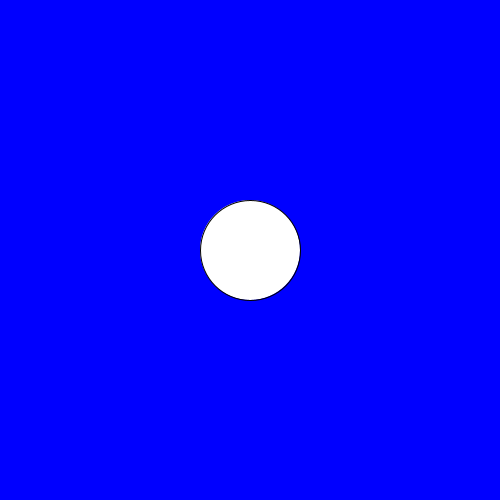
Frame 1 (no input)
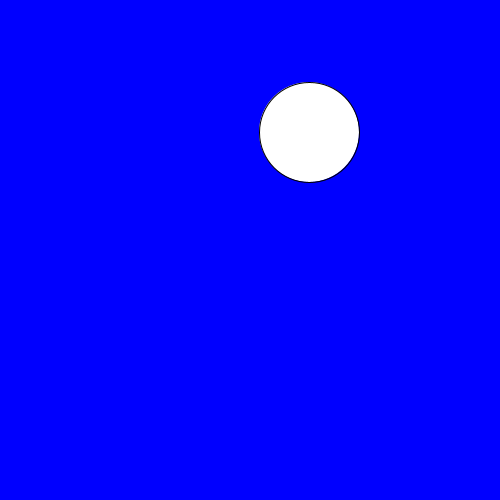
Frame 60 (the mouse pressed at the canvas centre just before this capture)
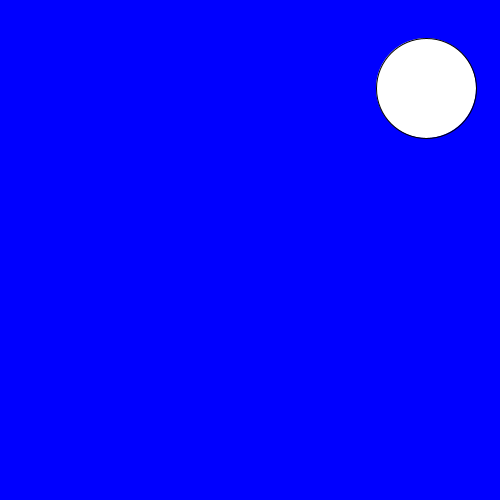
Frame 120 (the mouse held since frame 60 and released just before this capture)

The Processing sketch that drew these frames (run headless with seeded random() and noise(); from frame 60 on, the mouse is pressed at the canvas centre):

// Processing sketch: bouncingBall
// ── bouncingBall.pde
int x, y; 
int size; 

int xSpeed, ySpeed; 

void setup(){
  size(500, 500); 
  x = width/2; 
  y = height/2; 
  
  xSpeed = int(random(-5, 5)); 
  ySpeed = int(random(-5, 5)); 
  
 
  size = 100; 
}

void draw(){
  background(0, 0, 255); 
  ellipse(x, y, size, size); 
  
  println("x: " + xSpeed + " y: " + ySpeed); 
  x = x+xSpeed; 
  y = y+ySpeed; 
  
  if(xSpeed==0 || ySpeed==0 || xSpeed==ySpeed){
    xSpeed = int(random(-5, 5)); 
    ySpeed = int(random(-5, 5)); 
  }
  
  if(x<=size/2 || x>=width-size/2 ){
    xSpeed = int(random(-5, 5)); 
    xSpeed = -xSpeed; 
  } 
  
  if(y<=size/2 || y>=height-size/2){
    ySpeed = -ySpeed; 
    xSpeed = int(random(-5, 5)); 
  }  
}
